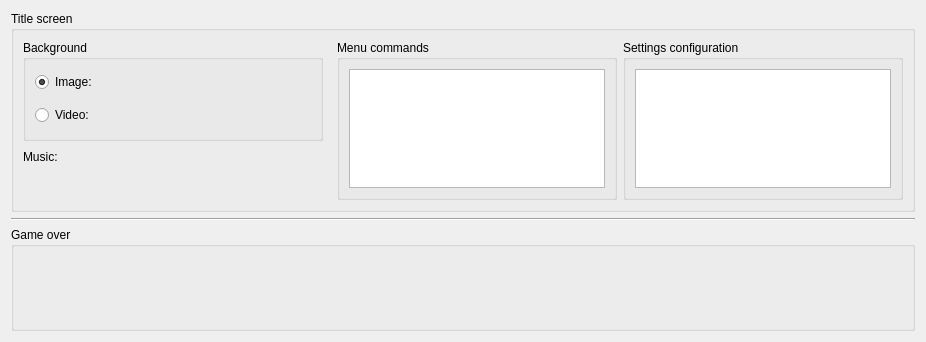
       <widget class="QWidget" name="tab_5">
        <attribute name="title">
         <string>Title screen / Game over</string>
        </attribute>
        <layout class="QGridLayout" name="gridLayout_28">
         <item row="0" column="0">
          <layout class="QVBoxLayout" name="verticalLayout_23" stretch="1,0,1">
           <item>
            <widget class="QGroupBox" name="groupBoxTitleScreen">
             <property name="title">
              <string>Title screen</string>
             </property>
             <layout class="QGridLayout" name="gridLayout_38">
              <item row="0" column="0">
               <layout class="QHBoxLayout" name="horizontalLayout_10" stretch="0,1,1">
                <item>
                 <layout class="QVBoxLayout" name="verticalLayout_24" stretch="0,0,0,1">
                  <item>
                   <widget class="QGroupBox" name="groupBoxTitleScreenBackground">
                    <property name="minimumSize">
                     <size>
                      <width>0</width>
                      <height>0</height>
                     </size>
                    </property>
                    <property name="maximumSize">
                     <size>
                      <width>300</width>
                      <height>16777215</height>
                     </size>
                    </property>
                    <property name="title">
                     <string>Background</string>
                    </property>
                    <layout class="QGridLayout" name="gridLayout_37">
                     <item row="0" column="0">
                      <layout class="QGridLayout" name="gridLayout_35" rowstretch="0,1">
                       <item row="0" column="0">
                        <widget class="QRadioButton" name="radioButtonImage">
                         <property name="text">
                          <string>Image:</string>
                         </property>
                         <property name="checked">
                          <bool>true</bool>
                         </property>
                        </widget>
                       </item>
                       <item row="0" column="1">
                        <widget class="WidgetPicture" name="widgetPictureTitleBackground" native="true">
                         <property name="minimumSize">
                          <size>
                           <width>200</width>
                           <height>27</height>
                          </size>
                         </property>
                         <property name="maximumSize">
                          <size>
                           <width>200</width>
                           <height>27</height>
                          </size>
                         </property>
                        </widget>
                       </item>
                       <item row="0" column="2" rowspan="2">
                        <spacer name="horizontalSpacer_4">
                         <property name="orientation">
                          <enum>Qt::Horizontal</enum>
                         </property>
                         <property name="sizeHint" stdset="0">
                          <size>
                           <width>78</width>
                           <height>58</height>
                          </size>
                         </property>
                        </spacer>
                       </item>
                       <item row="1" column="0">
                        <widget class="QRadioButton" name="radioButtonVideo">
                         <property name="text">
                          <string>Video:</string>
                         </property>
                        </widget>
                       </item>
                       <item row="1" column="1">
                        <widget class="WidgetVideo" name="widgetVideoTitleBackground" native="true">
                         <property name="enabled">
                          <bool>false</bool>
                         </property>
                         <property name="minimumSize">
                          <size>
                           <width>200</width>
                           <height>27</height>
                          </size>
                         </property>
                         <property name="maximumSize">
                          <size>
                           <width>200</width>
                           <height>27</height>
                          </size>
                         </property>
                        </widget>
                       </item>
                      </layout>
                     </item>
                    </layout>
                   </widget>
                  </item>
                  <item>
                   <layout class="QHBoxLayout" name="horizontalLayout_8" stretch="0,1">
                    <item>
                     <widget class="QLabel" name="labelMusic">
                      <property name="text">
                       <string>Music:</string>
                      </property>
                     </widget>
                    </item>
                    <item>
                     <spacer name="horizontalSpacer_3">
                      <property name="orientation">
                       <enum>Qt::Horizontal</enum>
                      </property>
                      <property name="sizeHint" stdset="0">
                       <size>
                        <width>0</width>
                        <height>20</height>
                       </size>
                      </property>
                     </spacer>
                    </item>
                   </layout>
                  </item>
                  <item>
                   <layout class="QHBoxLayout" name="horizontalLayout_9" stretch="0,1">
                    <item>
                     <widget class="WidgetSong" name="widgetChooseMusicTitle" native="true">
                      <property name="minimumSize">
                       <size>
                        <width>200</width>
                        <height>27</height>
                       </size>
                      </property>
                      <property name="maximumSize">
                       <size>
                        <width>200</width>
                        <height>27</height>
                       </size>
                      </property>
                     </widget>
                    </item>
                    <item>
                     <spacer name="horizontalSpacer_5">
                      <property name="orientation">
                       <enum>Qt::Horizontal</enum>
                      </property>
                      <property name="sizeHint" stdset="0">
                       <size>
                        <width>108</width>
                        <height>20</height>
                       </size>
                      </property>
                     </spacer>
                    </item>
                   </layout>
                  </item>
                  <item>
                   <spacer name="verticalSpacer_3">
                    <property name="orientation">
                     <enum>Qt::Vertical</enum>
                    </property>
                    <property name="sizeHint" stdset="0">
                     <size>
                      <width>308</width>
                      <height>13</height>
                     </size>
                    </property>
                   </spacer>
                  </item>
                 </layout>
                </item>
                <item>
                 <widget class="QGroupBox" name="groupBoxMenuCommands">
                  <property name="enabled">
                   <bool>true</bool>
                  </property>
                  <property name="minimumSize">
                   <size>
                    <width>0</width>
                    <height>0</height>
                   </size>
                  </property>
                  <property name="maximumSize">
                   <size>
                    <width>16777215</width>
                    <height>16777215</height>
                   </size>
                  </property>
                  <property name="title">
                   <string>Menu commands</string>
                  </property>
                  <layout class="QGridLayout" name="gridLayout_39">
                   <item row="0" column="0">
                    <widget class="WidgetSuperTree" name="treeViewTitleMenuCommands">
                     <attribute name="headerVisible">
                      <bool>false</bool>
                     </attribute>
                    </widget>
                   </item>
                  </layout>
                 </widget>
                </item>
                <item>
                 <widget class="QGroupBox" name="groupBoxSettingsConfiguration">
                  <property name="title">
                   <string>Settings configuration</string>
                  </property>
                  <layout class="QGridLayout" name="gridLayout_40">
                   <item row="0" column="0">
                    <widget class="WidgetSuperTree" name="treeViewTitleSettings">
                     <attribute name="headerVisible">
                      <bool>false</bool>
                     </attribute>
                    </widget>
                   </item>
                  </layout>
                 </widget>
                </item>
               </layout>
              </item>
             </layout>
            </widget>
           </item>
           <item>
            <widget class="Line" name="line_2">
             <property name="orientation">
              <enum>Qt::Horizontal</enum>
             </property>
            </widget>
           </item>
           <item>
            <widget class="QGroupBox" name="groupBoxGameOver">
             <property name="title">
              <string>Game over</string>
             </property>
            </widget>
           </item>
          </layout>
         </item>
        </layout>
       </widget>
